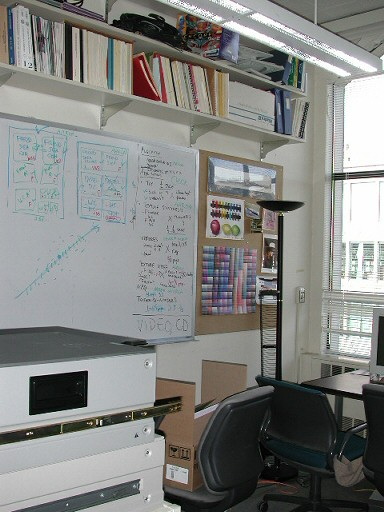
#> input picture project2/data/grail/grail00.jpg, 384 x 512 px
$ python sift.py
#> lines starting #> are read from the running program, lines starting #| are printed output that depends on the picture
'''
import cv2

img = cv2.imread('../../data/grail/grail01.jpg')
gray= cv2.cvtColor(img,cv2.COLOR_BGR2GRAY)
sift = cv2.xfeatures2d.SIFT_create()
kp = sift.detect(gray,None)
print(len(kp))

keypoint = kp[139:]
print(len(keypoint))
img=cv2.drawKeypoints(gray,kp[139:], None,flags=cv2.DRAW_MATCHES_FLAGS_DRAW_RICH_KEYPOINTS)
cv2.imwrite('sift_keypoints.jpg',img)

with open('keypoint3.txt', 'w') as writer:
	writer.write('row,col\n')
	for i in range(len(keypoint)):
		writer.write('{},{}\n'.format(int(keypoint[i].pt[0]), int(keypoint[i].pt[1])))
'''

import numpy as np
import cv2
from matplotlib import pyplot as plt

img1 = cv2.imread('../../data/grail/grail00.jpg',0)          # queryImage
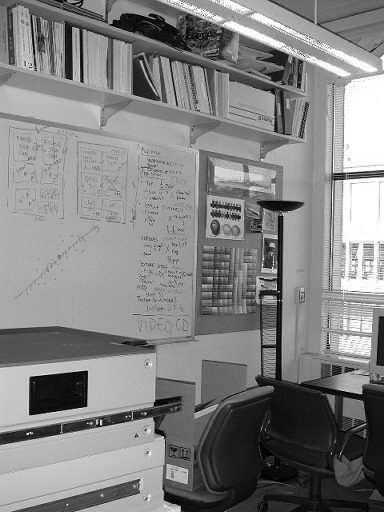
#> img1: shape (512, 384); min 0, max 255, mean 131.1
img2 = cv2.imread('../../data/grail/grail01.jpg',0) # trainImage
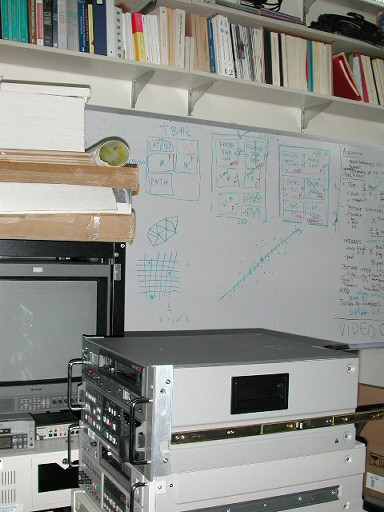
#> input picture project2/data/grail/grail01.jpg, 384 x 512 px
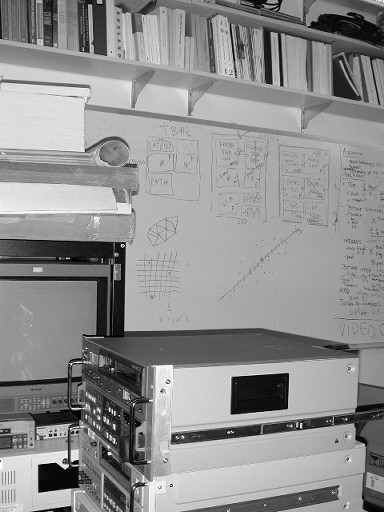
#> img2: shape (512, 384); min 0, max 255, mean 143.4

# Initiate SIFT detector
sift = cv2.xfeatures2d.SIFT_create()

# find the keypoints and descriptors with SIFT
kp1, des1 = sift.detectAndCompute(img1,None)
#> kp1 = 840 keypoints; strongest (x, y, size): (57, 394, 30.1), (82, 80, 2.7), (272, 245, 3.3), (98, 425, 2.4)
kp2, des2 = sift.detectAndCompute(img2,None)
#> kp2 = 743 keypoints; strongest (x, y, size): (109, 453, 2.3), (55, 435, 1.9), (51, 478, 18.6), (65, 466, 3.7)

with open('keypoint4.txt', 'w') as writer:
	writer.write('row,col\n')
	for i in range(len(kp1)):
		writer.write('{},{}\n'.format(int(kp1[i].pt[0]), int(kp1[i].pt[1])))

with open('keypoint5.txt', 'w') as writer:
	writer.write('row,col\n')
	for i in range(len(kp2)):
		writer.write('{},{}\n'.format(int(kp2[i].pt[0]), int(kp2[i].pt[1])))

# FLANN parameters
FLANN_INDEX_KDTREE = 0
index_params = dict(algorithm = FLANN_INDEX_KDTREE, trees = 5)
search_params = dict(checks=50)   # or pass empty dictionary

flann = cv2.FlannBasedMatcher(index_params,search_params)

matches = flann.knnMatch(des1,des2,k=2)
#> matches = 840 matches

# Need to draw only good matches, so create a mask
matchesMask = [[0,0] for i in range(len(matches))]
#> matchesMask = 840 pairs, first value 0 to 0, second value 0 to 0

# ratio test as per Lowe's paper
for i,(m,n) in enumerate(matches):
    if m.distance < 0.7*n.distance:
        matchesMask[i]=[1,0]
#> after the loop, matchesMask = 840 pairs, first value 0 to 1, second value 0 to 0

draw_params = dict(matchColor = (0,255,0),
                   singlePointColor = (255,0,0),
                   matchesMask = matchesMask,
                   flags = 0)
#> draw_params = 4 items

img3 = cv2.drawMatchesKnn(img1,kp1,img2,kp2,matches,None,**draw_params)
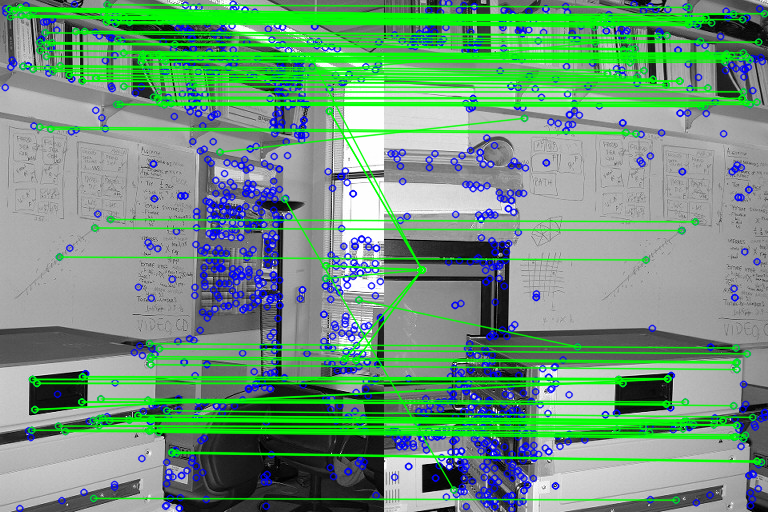
#> img3: shape (512, 768, 3); mean of channels 0, 1, 2 124.1, 151.4, 111.2; drawn as B, G, R

plt.imshow(img3,),plt.show()
